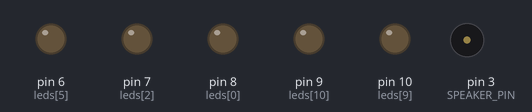
The sketch below on a simulated Arduino Uno, built with avr-gcc and run on an emulated ATmega328P. Parts: output pins drawn as LEDs (lit = HIGH), buzzer (waves = sounding).

Above: at 0.1 s.
At 11.45 s:
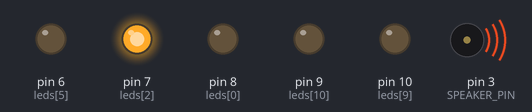
At 13.41 s:
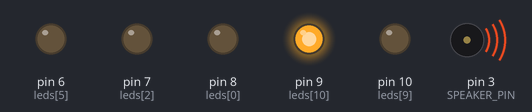
At 17.58 s:
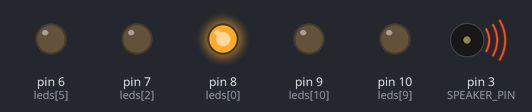
At 28.87 s:
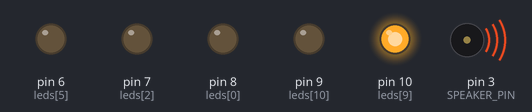
At 39.68 s:
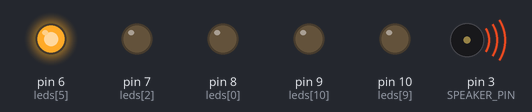
Timing chart, 0 to 40.0 s (numbered marks = the images above):
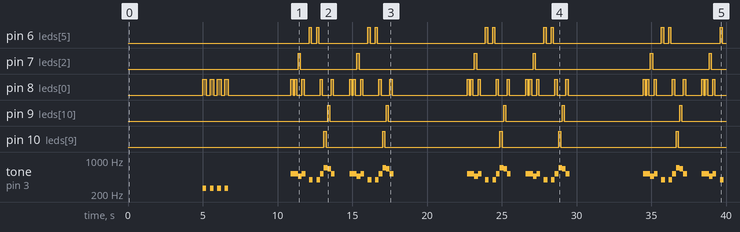

The sketch:

funky.ino
```cpp
//
// Funky Town Band
// Plays the melody of Funky Town with you and flashes LED's along to the song
//
// Author: Wyatt Rees
#include "pitches.h"
#define SPEAKER_PIN 3

// 0's are rests
int melody[] = {
  NOTE_C5, NOTE_C5, NOTE_AS4, NOTE_C5, 0, NOTE_G4, 0, NOTE_G4,
  NOTE_C5, NOTE_F5, NOTE_E5, NOTE_C5, 0
};
int numNotes = 13;
// 122 beats per minute in original song
float bpm = 122;
// song is in 4/4, so quarter note (qn) is 1 beat
// convert beats per minute to seconds per beat
float qn = 1/(bpm / 60);
// eigth note is half of quarter note duration
float en = qn / 2;
// half note is double quarter note duration
float hn = qn * 2;
// full bar duration
float fn = qn * 4;
float durations[] = {
  en, en, en, en, en, en, en, en, // first bar
  en, en, en, en, hn // second bar
};

int countInNotes[] = {
  NOTE_C4, 0, NOTE_C4, 0, NOTE_C4, 0, NOTE_C4, 0
};
float countInDurs[] = {
  en, en, en, en, en, en, en, en
};


int leds[] = {
  8, 8, 7, 8, 0, 6, 0, 6, 8, 10, 9, 8, 0
};


/*
 * Play the main melody of Funky Town once through
 */
void playFunkytown(){

  for (int note = 0; note < numNotes; note++)
  {
    tone(SPEAKER_PIN, melody[note], durations[note]*1000);
    if (leds[note] != 0)
    {
      digitalWrite(leds[note], HIGH);
    }

    delay(durations[note]*1000-100);
    // turn LED off a bit early so it flashes for repeating notes
    digitalWrite(leds[note], LOW);
    delay(100);
  }
  noTone(SPEAKER_PIN);
}

/*
 * Play tones to count in a 4/4 beat at 122 bpm
 */
void playCountIn(){
  int toggle = 1;
  for (int note = 0; note < 8; note++)
  {
    tone(SPEAKER_PIN, countInNotes[note], countInDurs[note]*1000);
    if (toggle)
    {
      digitalWrite(8, HIGH);
      toggle = 0;
    }
    else
    {
      toggle = 1;
    }
    delay(countInDurs[note]*1000);
    digitalWrite(8, LOW);
  }
}

void setup() {
  // put your setup code here, to run once:
  for (int i = 6; i < 11; i++)
  {
    pinMode(i, OUTPUT);
  }
  noTone(SPEAKER_PIN);
  delay(5000);
  playCountIn();
  // just bass for two bars
  delay(fn*2*1000);
  playFunkytown();
  playFunkytown();
  // lyrics come in, no melody here
  delay(fn*2*1000);
  playFunkytown();
  playFunkytown();
  // second round of lyrics
  delay(fn*2*1000);
  playFunkytown();
  playFunkytown();
}

void loop() {
  // put your main code here, to run repeatedly:


}
```

pitches.h
```cpp
#define NOTE_B0  31
#define NOTE_C1  33
#define NOTE_CS1 35
#define NOTE_D1  37
#define NOTE_DS1 39
#define NOTE_E1  41
#define NOTE_F1  44
#define NOTE_FS1 46
#define NOTE_G1  49
#define NOTE_GS1 52
#define NOTE_A1  55
#define NOTE_AS1 58
#define NOTE_B1  62
#define NOTE_C2  65
#define NOTE_CS2 69
#define NOTE_D2  73
#define NOTE_DS2 78
#define NOTE_E2  82
#define NOTE_F2  87
#define NOTE_FS2 93
#define NOTE_G2  98
#define NOTE_GS2 104
#define NOTE_A2  110
#define NOTE_AS2 117
#define NOTE_B2  123
#define NOTE_C3  131
#define NOTE_CS3 139
#define NOTE_D3  147
#define NOTE_DS3 156
#define NOTE_E3  165
#define NOTE_F3  175
#define NOTE_FS3 185
#define NOTE_G3  196
#define NOTE_GS3 208
#define NOTE_A3  220
#define NOTE_AS3 233
#define NOTE_B3  247
#define NOTE_C4  262
#define NOTE_CS4 277
#define NOTE_D4  294
#define NOTE_DS4 311
#define NOTE_E4  330
#define NOTE_F4  349
#define NOTE_FS4 370
#define NOTE_G4  392
#define NOTE_GS4 415
#define NOTE_A4  440
#define NOTE_AS4 466
#define NOTE_B4  494
#define NOTE_C5  523
#define NOTE_CS5 554
#define NOTE_D5  587
#define NOTE_DS5 622
#define NOTE_E5  659
#define NOTE_F5  698
#define NOTE_FS5 740
#define NOTE_G5  784
#define NOTE_GS5 831
#define NOTE_A5  880
#define NOTE_AS5 932
#define NOTE_B5  988
#define NOTE_C6  1047
#define NOTE_CS6 1109
#define NOTE_D6  1175
#define NOTE_DS6 1245
#define NOTE_E6  1319
#define NOTE_F6  1397
#define NOTE_FS6 1480
#define NOTE_G6  1568
#define NOTE_GS6 1661
#define NOTE_A6  1760
#define NOTE_AS6 1865
#define NOTE_B6  1976
#define NOTE_C7  2093
#define NOTE_CS7 2217
#define NOTE_D7  2349
#define NOTE_DS7 2489
#define NOTE_E7  2637
#define NOTE_F7  2794
#define NOTE_FS7 2960
#define NOTE_G7  3136
#define NOTE_GS7 3322
#define NOTE_A7  3520
#define NOTE_AS7 3729
#define NOTE_B7  3951
#define NOTE_C8  4186
#define NOTE_CS8 4435
#define NOTE_D8  4699
#define NOTE_DS8 4978
#define END -1
```

Measured:
- by itself, pin 6 (leds[5]): repeats every 11.8 s: LOW 0.35 s, HIGH 0.15 s, LOW 3.3 s, HIGH 0.15 s, LOW 0.35 s, HIGH 0.15 s, LOW 7.2 s, HIGH 0.15 s
- by itself, pin 7 (leds[2]), pin 9 (leds[10]), pin 10 (leds[9]): repeats every 11.8 s: LOW 3.8 s, HIGH 0.15 s, LOW 7.7 s, HIGH 0.15 s
- by itself, pin 8 (leds[0]): LOW → HIGH at 5.0 s, → LOW 0.25 s later, → HIGH 0.25 s later, → LOW 0.25 s later, … (64 changes in this stretch)
- by itself, tone on pin 3 (SPEAKER_PIN): plays 262 Hz for 0.25 s, 262 Hz for 0.25 s, 262 Hz for 0.25 s, 262 Hz for 0.25 s, 523 Hz for 0.49 s, 466 Hz for 0.25 s … (53 notes in this stretch)
